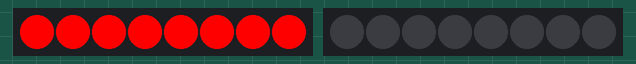
This program was run on a simulated MicroPython board. On the bench: 2 × 8 RGB LEDs in strip order, left to right. At 1.0 s the program stops and its outputs stay as they are.

Above: at 0.1 s.
At 0.6 s:
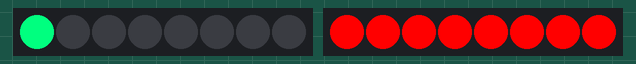
At 1.1 s:
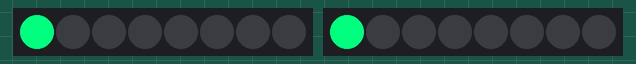
Timing chart, 0 to 2.5 s (numbered marks = the images above):
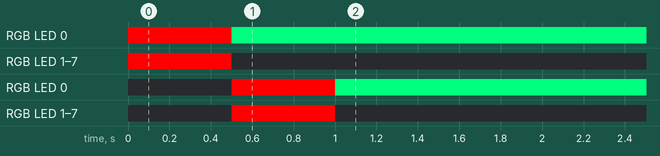

Measured:
- by itself, RGB LED 0: off → RGB(255, 0, 0) at 0.00 s, → RGB(0, 255, 127) 0.50 s later
- by itself, RGB LED 1–7: off → RGB(255, 0, 0) at 0.00 s, → off 0.50 s later
- by itself, RGB LED 0: off → RGB(255, 0, 0) at 0.50 s, → RGB(0, 255, 127) 0.50 s later
- by itself, RGB LED 1–7: off → RGB(255, 0, 0) at 0.50 s, → off 0.50 s later

The program:

main.py
```python
"""
mpremote mip install neopixel
mpremote fs cp lib_common/button.py :
"""

import time
from machine import Pin
from neopixel import NeoPixel

NUM_LEDS = 8  # match your ring's pixel count
PIN_NUM = 10

np_1 = NeoPixel(Pin(PIN_NUM), NUM_LEDS)

np_1.fill((255, 0, 0))  # set all pixels red
np_1.write()
time.sleep(0.5)

np_1.fill((0, 0, 0))
np_1[0] = (0, 255, 127)
np_1.write()

np_2 = NeoPixel(Pin(11), NUM_LEDS)

np_2.fill((255, 0, 0))  # set all pixels red
np_2.write()
time.sleep(0.5)

np_2.fill((0, 0, 0))
np_2[0] = (0, 255, 127)
np_2.write()
```
